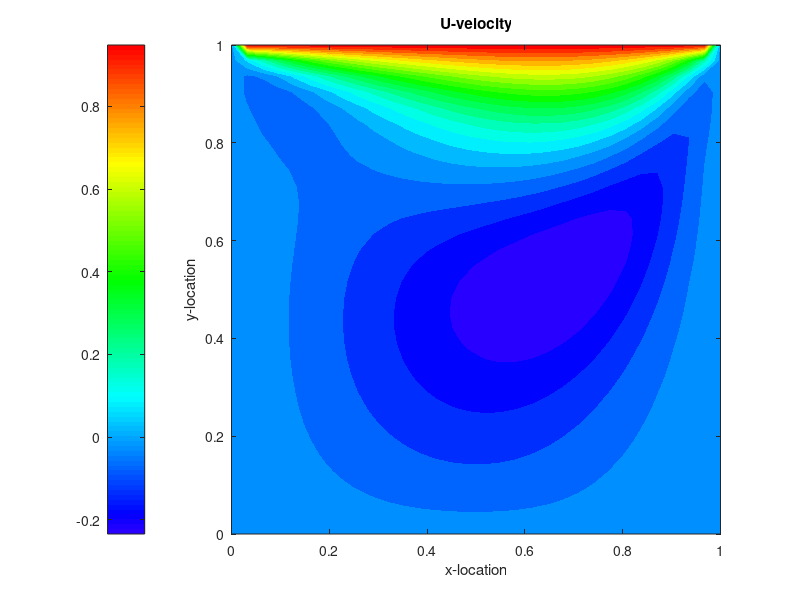
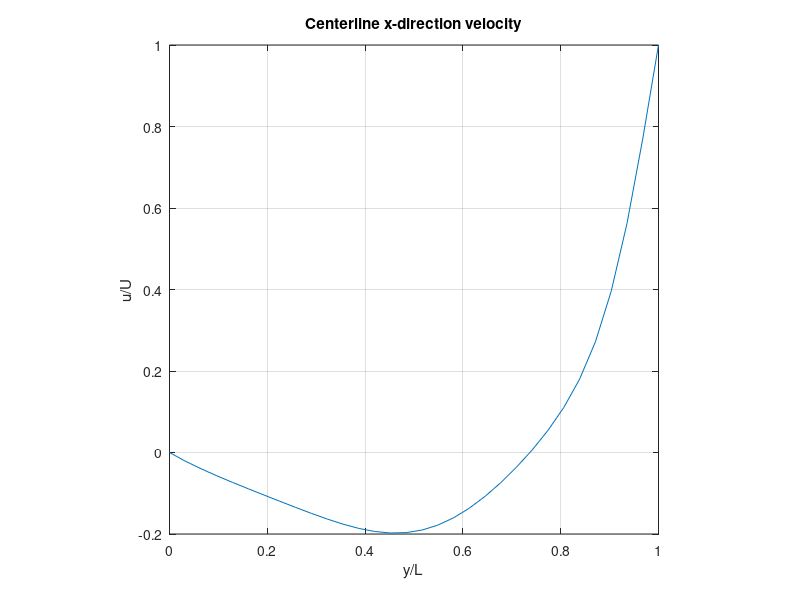
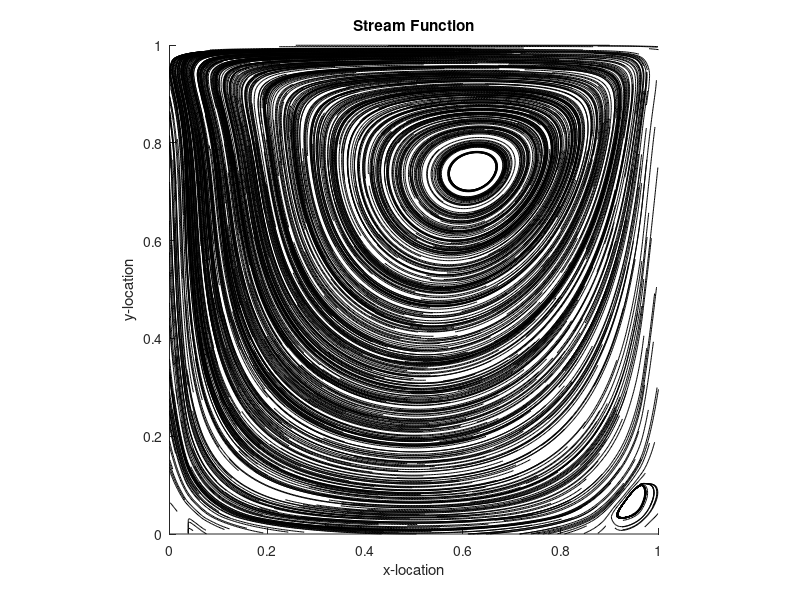

Reproduce these figures in MATLAB, in order.
%% VORTICITY/STREAM FUNCTION LID DRIVEN CAVITY FLOW SOLVER 
clear; close all
%%% GIVENS
Nx = 32; L = 1; Wall_Velocity = 1; % Nodes X; Domain Size; Velocity
rho = 1; mu = 0.01; % Density; Dynamic Viscosity;
dt = 0.001; maxIt = 50000; maxe = 1e-7; % Time Step; Max iter; Max error
%%% SETUP 1D GRID
Ny = Nx; h=L/(Nx-1); x = 0:h:L; y = 0:h:L;
im = 1:Nx-2; i = 2:Nx-1; ip = 3:Nx; jm = 1:Ny-2; j = 2:Ny-1; jp = 3:Ny;
%%% PRELOCATE MATRIXES
Vo = zeros(Nx,Ny); St = Vo; Vop = Vo; u = Vo; v = Vo;
%%% SOLVE LOOP SIMILAR TO GAUSS-SIEDEL METHOD
for iter = 1:maxIt
%%% CREATE BOUNDARY CONDITIONS
Vo(1:Nx,Ny) = -2*St(1:Nx,Ny-1)/(h^2) - Wall_Velocity*2/h; % Top
Vo(1:Nx,1) = -2*St(1:Nx,2) /(h^2); % Bottom
Vo(1,1:Ny) = -2*St(2,1:Ny) /(h^2); % Left
Vo(Nx,1:Ny) = -2*St(Nx-1,1:Ny)/(h^2); % Right
%%% PARTIALLY SOLVE VORTICITY TRANSPORT EQUATION
Vop = Vo;
Vo(i,j) = Vop(i,j) + ...
(-1*(St(i,jp)-St(i,jm))/(2*h) .* (Vop(ip,i)-Vop(im,j))/(2*h)+...
(St(ip,j)-St(im,j))/(2*h) .* (Vop(i,jp)-Vop(i,jm))/(2*h)+...
mu/rho*(Vop(ip,j)+Vop(im,j)-4*Vop(i,j)+Vop(i,jp)+Vop(i,jm))/(h^2))*dt;
%%% PARTIALLY SOLVE ELLIPTICAL VORTICITY EQUATION FOR STREAM FUNCTION
St(i,j) = (Vo(i,j)*h^2 + St(ip,j) + St(i,jp) + St(i,jm) + St(im,j))/4;
%%% CHECK FOR CONVERGENCE
if iter > 10
error = max(max(Vo - Vop))
if error < maxe
break;
end
end
end
%%% CREATE VELOCITY FROM STREAM FUNCTION
u(2:Nx-1,Ny) = Wall_Velocity;
u(i,j) = (St(i,jp)-St(i,jm))/(2*h); v(i,j) = (-St(ip,j)+St(im,j))/(2*h);
%%% PLOTS
cm = hsv(ceil(100/0.7)); cm = flipud(cm(1:100,:));
figure(1); contourf(x,y,u',23,'LineColor','none');
title('U-velocity'); xlabel('x-location'); ylabel('y-location')
axis('equal',[0 L 0 L]); colormap(cm); colorbar('westoutside');
figure(2); plot(y,u(round(Ny/2),:));
title('Centerline x-direction velocity');
xlabel('y/L'); ylabel('u/U'); axis('square'); xlim([0 L]); grid on
N = 1000; xstart = max(x)*rand(N,1); ystart = max(y)*rand(N,1);
[X,Y] = meshgrid(x,y);
figure(3); h=streamline(X,Y,u',v',xstart,ystart,[0.1, 200]);
title('Stream Function'); xlabel('x-location'); ylabel('y-location')
axis('equal',[0 L 0 L]); set(h,'color','k')